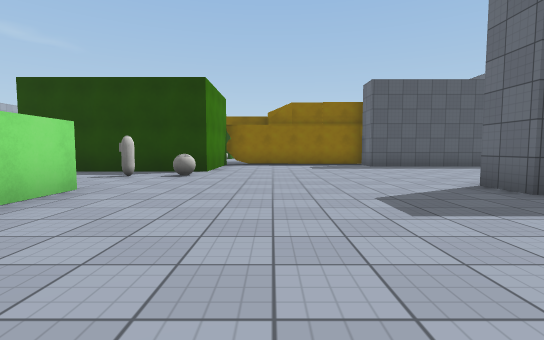
view 1 (above)

24 first-person views from a walk through a scene from a Unity 3-D project. The camera is 1.2 m above the floor, tilts 4° down and sees 85° across. The floor is counted in squares, 2 m on a side. Each view is taken from the middle of a square. On the plan, view 1 faces up. The plan holds only what a view shows up to about 9 squares ahead; the rest is blank. The place goes on beyond the plan. Surface patterns are stand-ins for the level's own textures.

view 2
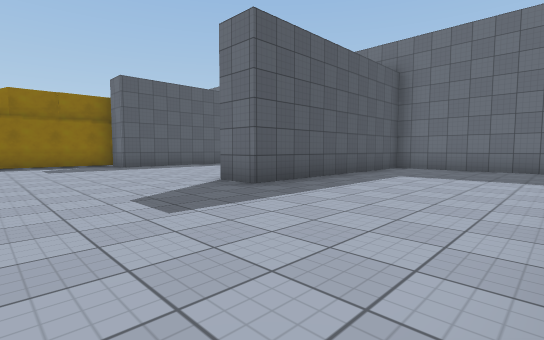

view 3
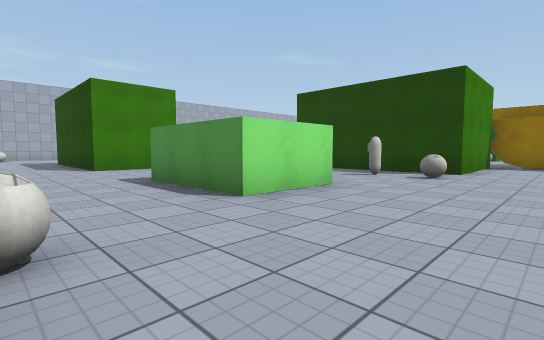

view 4
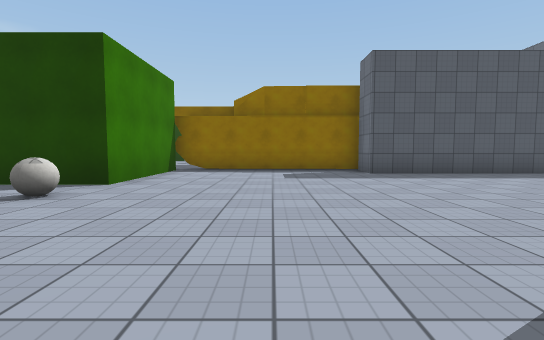

view 5
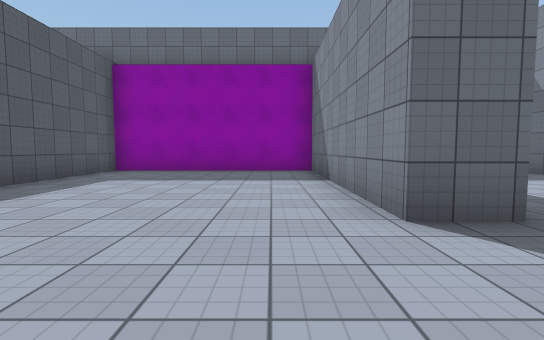

view 6
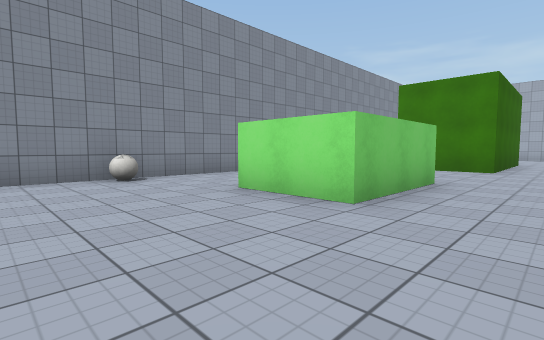

view 7
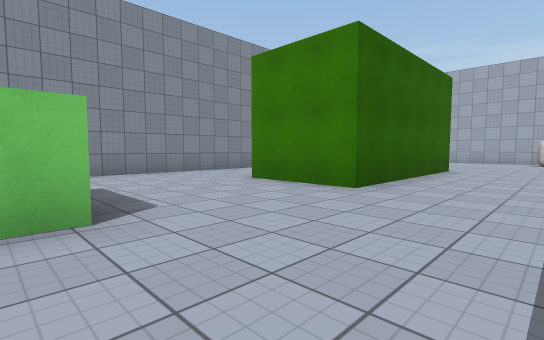

view 8
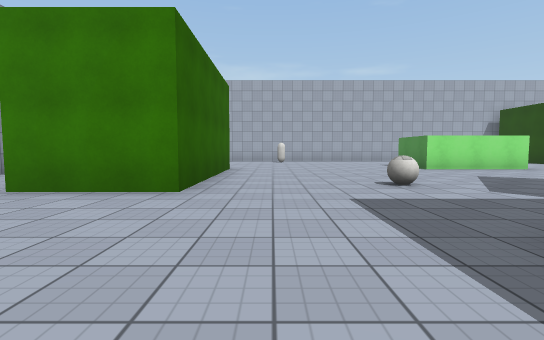

view 9
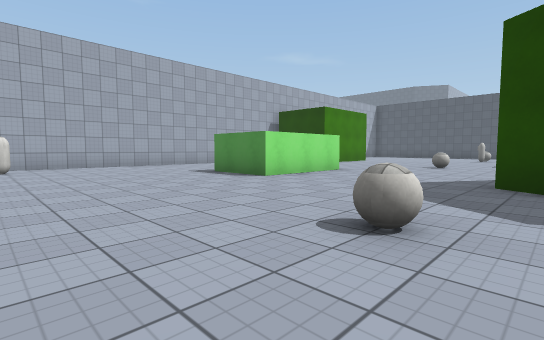

view 10
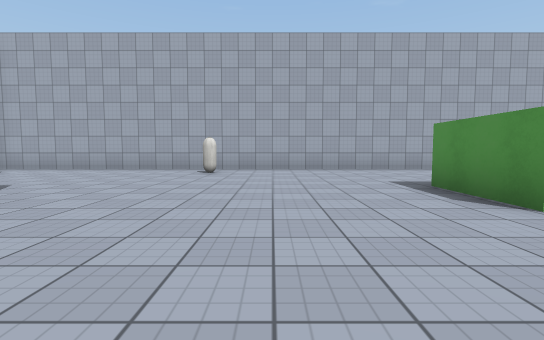

view 11
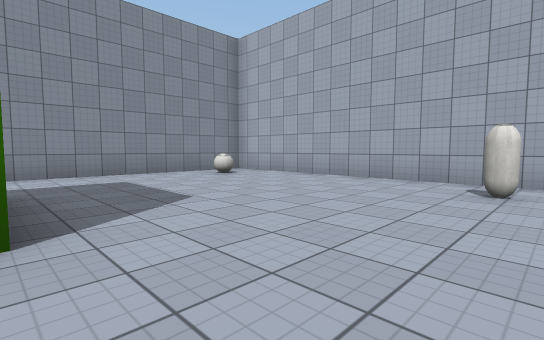

view 12
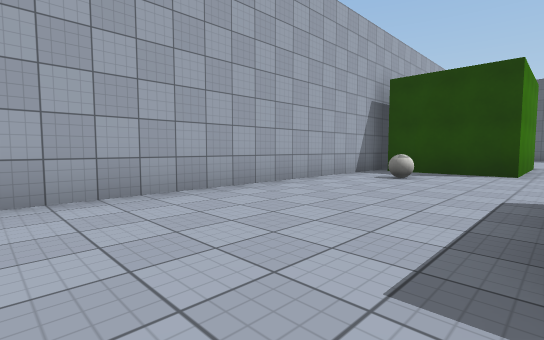

view 13
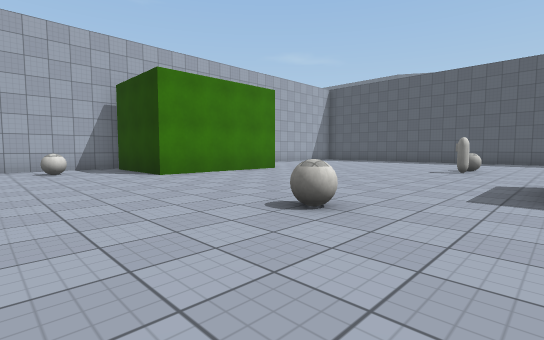

view 14
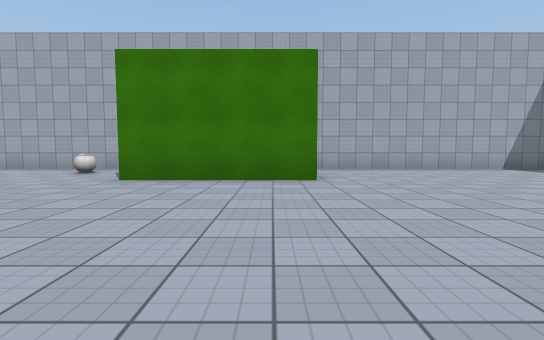

view 15
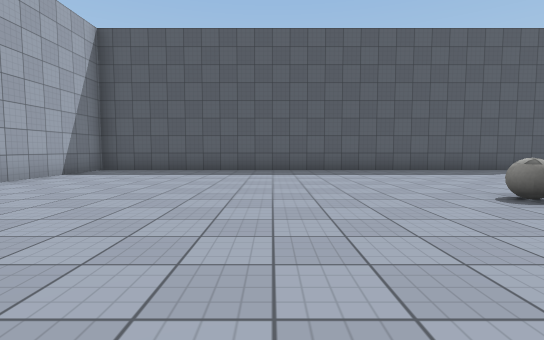

view 16
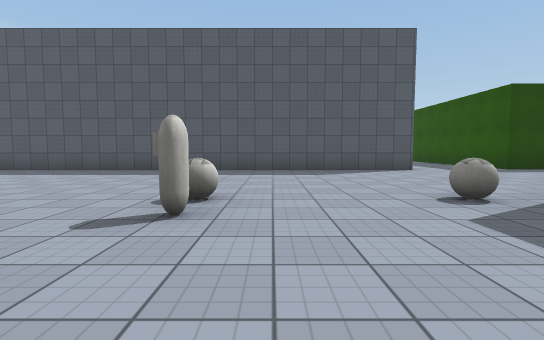

view 17
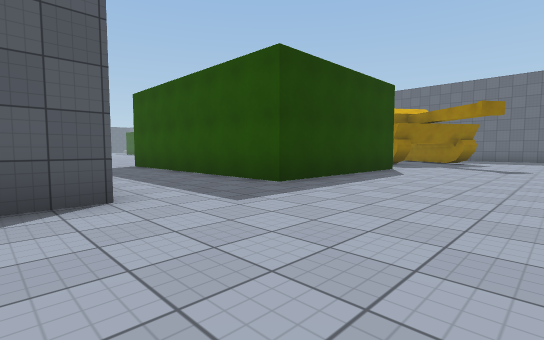

view 18
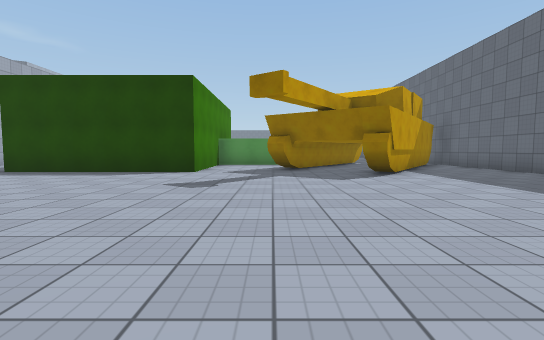

view 19
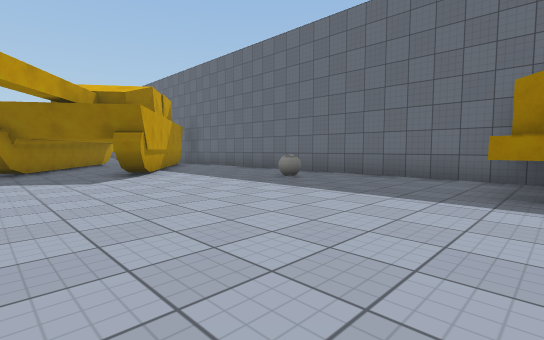

view 20
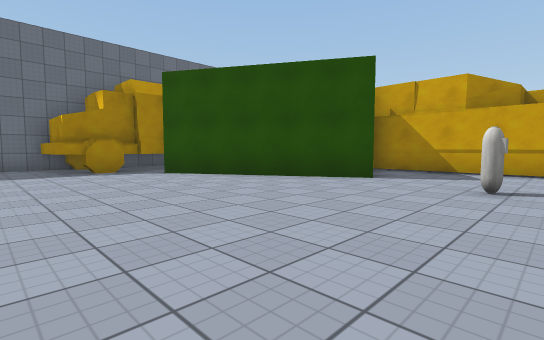

view 21
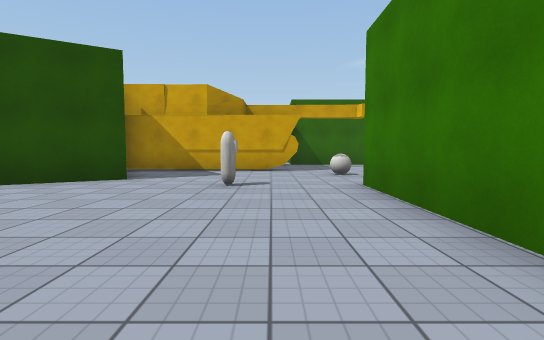

view 22
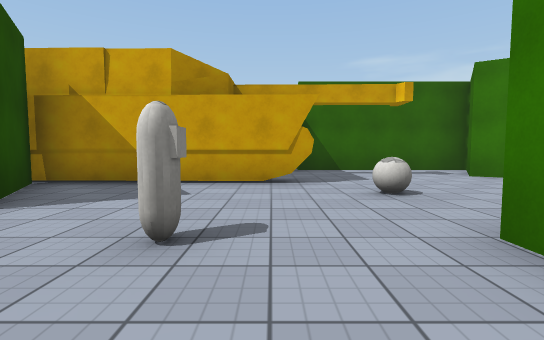

view 23
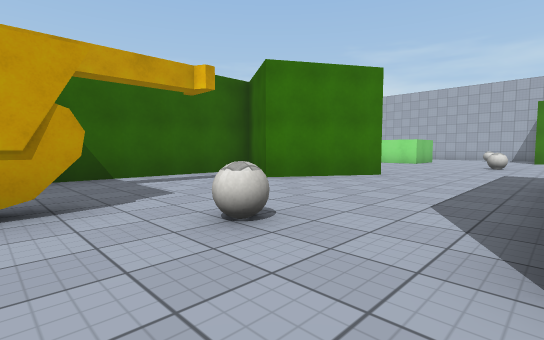

view 24
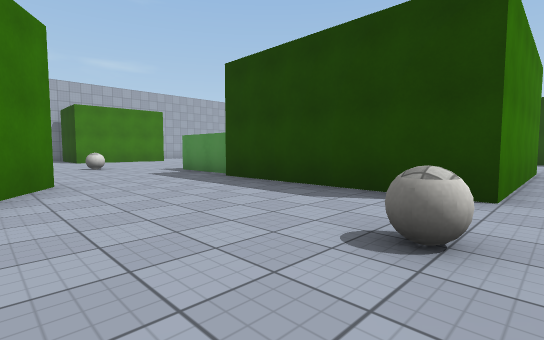

### Floor plan
Points are (right, up) in squares from view 1. A wall is a line through its corners. A room is listed if a view was taken in it or the views show most of it. See-through windows are left out.
Room 1 (views 1, 2, 3, 4, 5, 6, 7, 8, 9, 10, 11, 12, 13, 14, 15, 16, 17, 18, 19, 20, 21, 22, 23, 24)
walls: (-7.8, 14.9) (-5.4, 13.4) (-6.6, 11.5) (-1.7, 11.5); (-1.8, 14.8) (3.3, 14.7) (2.3, 16.4); (-7.9, 18.3) (-10.1, 18.3); (-9.2, 11.2) (-9.8, 11.6); (1.8, 17.1) (6.3, 19.7); (-2.5, 23.5) (-2.5, 18) (-7.6, 18); (-13.8, 13.6) (-13.8, 10.6) (-15.8, 10.6); (-5.8, 4.4) (-2.9, 4.4) (-2.9, 2.4) (-5.6, 2.4); (7.2, 19.1) (7.2, 19.8) (7.5, 19.8) (7.5, 20.2); (-16.7, 20.9) (-16.7, 17) (-19.6, 17); (7.3, 19.1) (7.3, 21.5); (-6.9, 28.6) (-19.9, 28.6) (-19.9, 21.2); (7.5, 20.9) (7.5, 21.5) (9.1, 21.5); (7.5, 21.7) (9.5, 21.7); (-14.1, 4.7) (-9.1, 4.7) (-9.1, 2.4) (-10.5, 2.4); (-19.9, 17.9) (-19.9, -0.2); (1, 30) (1, 28.8) (-4, 28.8) (-4, 33.9); (9.6, 21) (9.6, 30.1); (5.7, 27.7) (3, 29.7); (-5.1, -0.4) (-0.2, -0.4); (-10.4, -0.4) (-6.8, -0.4); (8.9, 3.9) (3.4, 3.9) (3.4, 4.9) (9.3, 4.9) (9.3, 10.5) (3.4, 10.5) (3.4, 11.5) (-1.7, 11.6) (-1.7, 8) (-5.4, 8); (5.2, 31.6) (3.3, 29.1) (2.9, 29.5); (7.4, 30) (5.6, 27.5) (5.1, 27.8); (8, -0.4) (8.5, -0.4); (9.6, 0.4) (9.6, 3.2); (-19.4, -0.4) (-14.4, -0.4)
ways out: opening at (2, 30)
objects: other object (-19, 15); other object (-18, 1); other object (-12, 16); other object (-12, 23); other object (-12, 24); other object (-10, 8); other object (-9, 24); other object (-3, 7); other object (-3, 16); other object (-2, 0); other object (-2, 7); other object (0, 18); other object (8, 25)

Where each view was taken, in squares from view 1:
view 1: 0 up, 0 right, facing up
view 2: 0 up, 0 right, facing up-right
view 3: 0 up, 0 right, facing up-left
view 4: 3 up, 1 right, facing up
view 5: 6 up, 1 right, facing right
view 6: 6 up, 0 right, facing down-left
view 7: 7 up, 5 left, facing down-left
view 8: 6 up, 5 left, facing left
view 9: 6 up, 9 left, facing up-left
view 10: 8 up, 11 left, facing left
view 11: 7 up, 14 left, facing down-left
view 12: 9 up, 16 left, facing up-left
view 13: 14 up, 10 left, facing up-left
view 14: 20 up, 11 left, facing left
view 15: 20 up, 15 left, facing up
view 16: 20 up, 11 left, facing up
view 17: 25 up, 8 left, facing up-right
view 18: 21 up, 3 right, facing up
view 19: 21 up, 3 right, facing up-right
view 20: 23 up, 1 left, facing down-right
view 21: 23 up, 1 left, facing down
view 22: 20 up, 1 left, facing down
view 23: 18 up, 1 left, facing down-left
view 24: 14 up, 2 left, facing up-left
